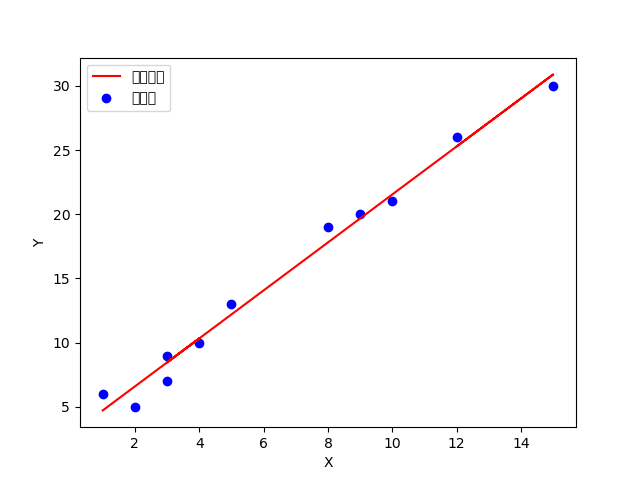

Generate this figure with Python:
import pandas as pd
import matplotlib.pyplot as plt

# 读取CSV文件
sales = pd.read_csv('train_data.csv', sep='\s*,\s*', engine='python')
X = sales['X'].values    # 存csv的第一列
Y = sales['Y'].values    # 存csv的第二列

# 初始化赋值
s1 = 0
s2 = 0
s3 = 0
s4 = 0
n = len(X)  # 使用len(X)自动获取数据长度

# 循环累加
for i in range(n):
    s1 += X[i] * Y[i]   # X*Y，求和
    s2 += X[i]          # X的和
    s3 += Y[i]          # Y的和
    s4 += X[i] ** 2     # X的平方，求和

# 计算斜率和截距
k = (n * s1 - s2 * s3) / (n * s4 - s2 ** 2)
b = (s3 - k * s2) / n

# 打印斜率和截距
print("斜率: {:.2f}, 截距: {:.2f}".format(k, b))

# 绘制数据点
plt.scatter(X, Y, color='blue', label='数据点')

# 计算拟合直线的Y值
Y_pred = k * X + b

# 绘制拟合直线
plt.plot(X, Y_pred, color='red', label='拟合直线')

# 设置图例
plt.legend()

# 设置坐标轴标签
plt.xlabel('X')
plt.ylabel('Y')

# 显示图表
plt.show()
